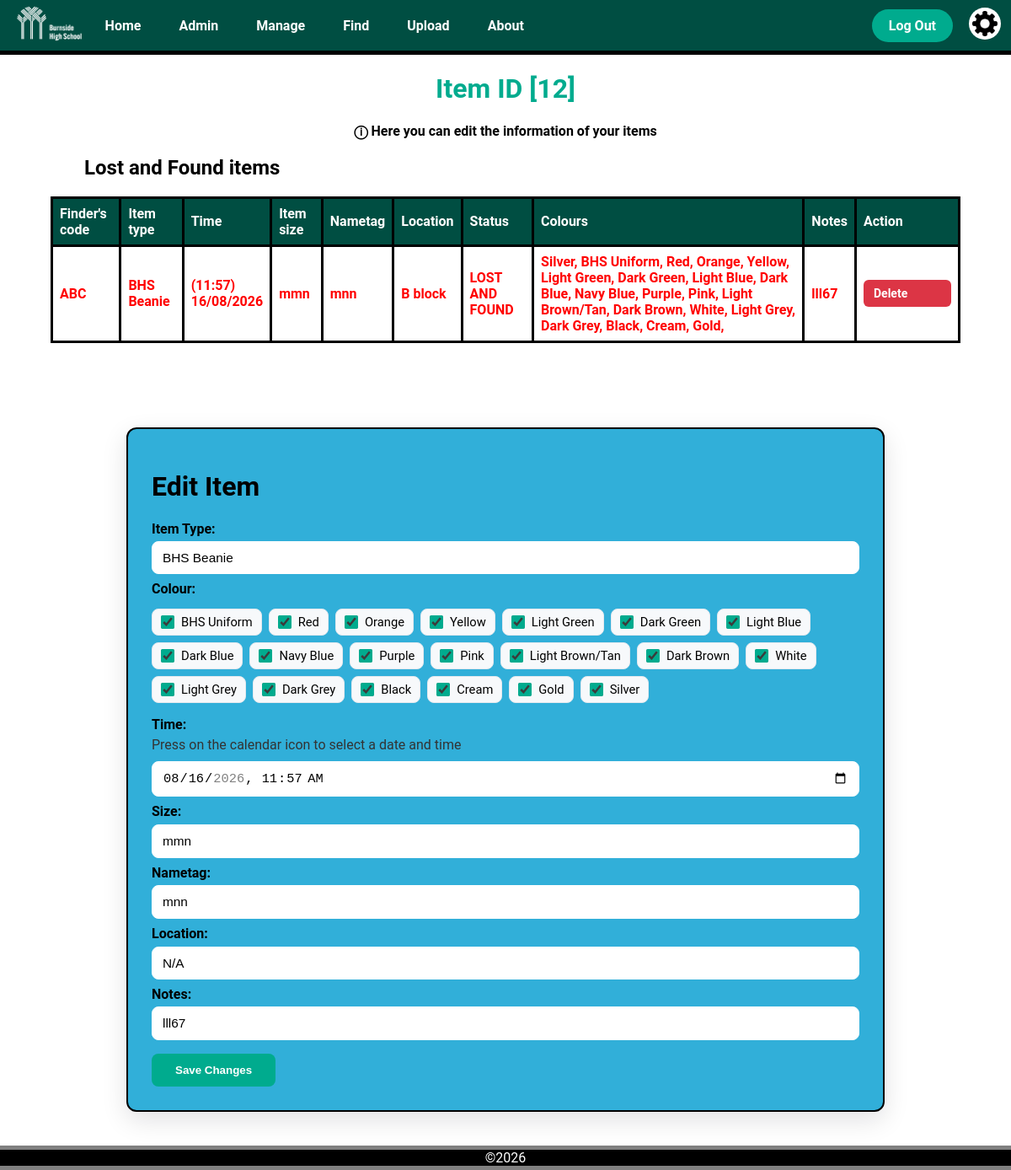
The page /item/12 (signed in) on the database as committed earlier.
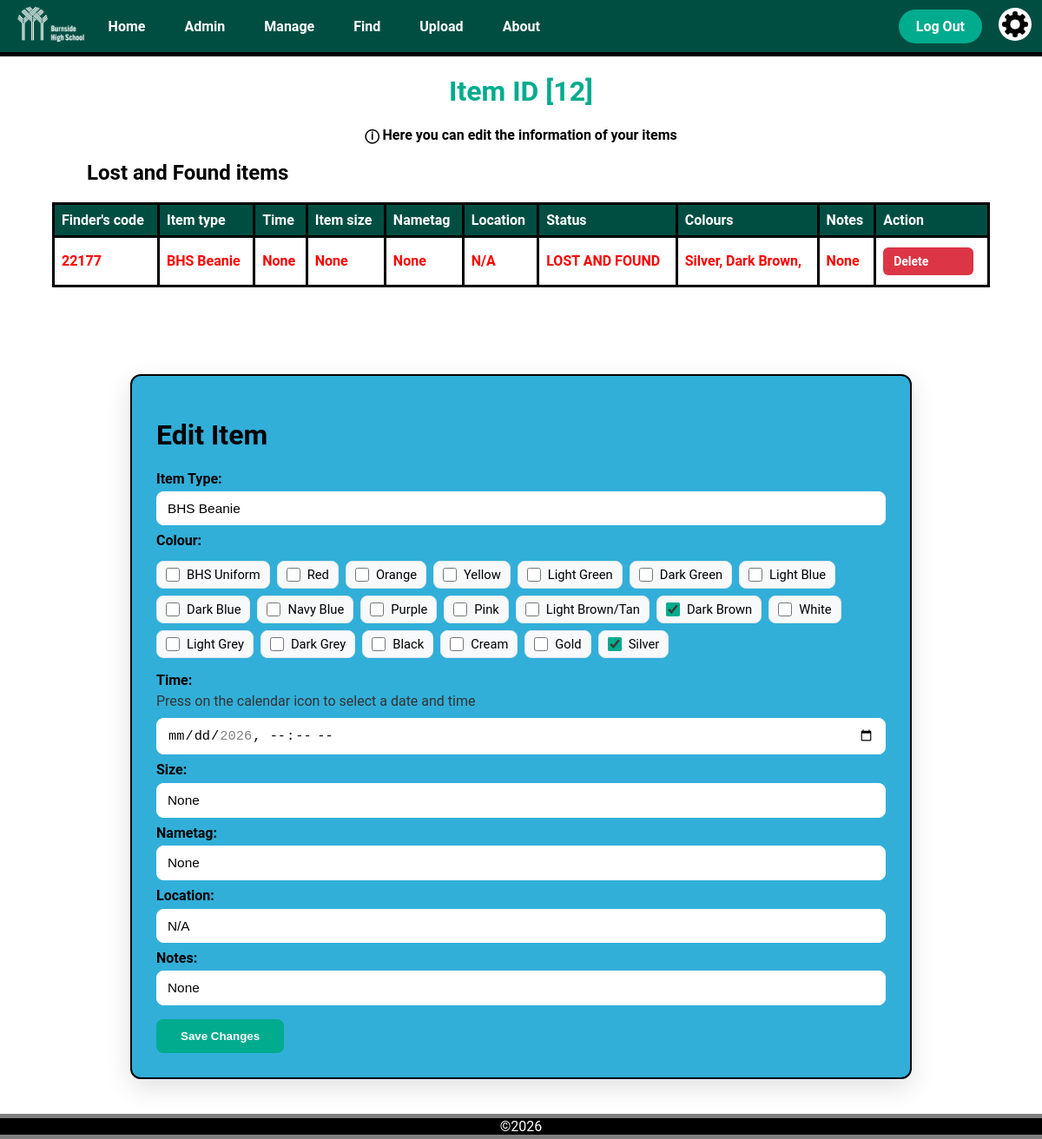
The same page on the database as committed later.
### app.py (models this page shows)
class LostItem(db.Model):
    __tablename__ = 'lost_item'
    item_id = db.Column(db.Integer, primary_key=True)
    finder_id = db.Column(db.String(6), db.ForeignKey('user.user_id'))
    item_type = db.Column(db.String(50))
    time_found = db.Column(db.String(50))
    size = db.Column(db.String(50))
    nametag = db.Column(db.String(50))
    location = db.Column(db.String(50))
    status = db.Column(db.String(50))
    notes = db.Column(db.String(50))
    colours = db.relationship('Colour', secondary='lostitem_colour', backref='lost_items')

class Colour(db.Model):
    __tablename__ = 'colour'
    colour_id = db.Column(db.Integer, primary_key=True)
    name = db.Column(db.String(50))

### app.py (the view, shortened to what this page needs)
@app.route('/item/<int:item_id>', methods=['GET', 'POST'])
@login_required
def item(item_id):
    item = LostItem.query.get_or_404(item_id)
    print(item.status == 'LOST AND FOUND')
    if item.status != 'LOOKING FOR' and item.status != 'LOST AND FOUND':
        abort(404)
    if current_user.school_code != str(item.finder_id) and current_user.clearance > 1:
        print('aborted')
        abort(404)
    items = [item]
    colour_names = [colour.name for colour in item.colours]
    return render_template('item.html', title='Edit Item', items=items, colour_names=colour_names, item_id=item_id)

### app.py (called while the page is built)
@login_manager.user_loader
def load_user(user_id):
    return User.query.get(int(user_id))

@app.context_processor
def inject_variables():
    return dict(show_footer=True,
                logged_in=current_user.is_authenticated,
                current_user_clearance=session.get('clearance'),
                min_time="2026-01-01T00:00",
                current_time=datetime.now().strftime("%Y-%m-%dT%H:%M")
                )

@app.before_request
def before_request():
    if request.endpoint in ['logout', 'static']:
        return
    if current_user.is_authenticated is True and current_user.clearance == 3:
        return render_template("error.html",
                               title="Forbidden",
                               error_title="Your account has been disabled",
                               error_message="Please contact an administrator")

### templates/item.html (shortened to what this page needs)
{% extends "layout.html" %}
{% block content %}
<h1 class="title">Item ID [{{item_id}}]</h1>
<div class="info_text">
  <p>ⓘ Here you can edit the information of your items</p>
</div>
{% for item in items %}
<table class="item_info_table">
  <h2 class="sub_heading">Lost and Found items</h2>
    <tr>
      <th class="item_info_header">Finder's code</th>
      <th class="item_info_header">Item type</th>
      <th class="item_info_header">Time</th>
      <th class="item_info_header">Item size</th>
      <th class="item_info_header">Nametag</th>
      <th class="item_info_header">Location</th>
      <th class="item_info_header">Status</th>
      <th class="item_info_header">Colours</th>
      <th class="item_info_header">Notes</th>
      <th class="item_info_header">Action</th>
    </tr>
    <tr class="item_info_row" style="background-color: white; color: red; font-weight: bold;">
      <td>{{item.finder_id}}</td>
      <td>{{item.item_type}}</td>
      <td>
        {% if item.time_found is not none %}
          ({{ item.time_found[11:16] }})<br>{{ item.time_found[8:10] }}/{{ item.time_found[5:7] }}/{{ item.time_found[0:4] }}
        {% else %}
          {{item.time_found}}
        {% endif %}
      </td>
      <td>{{item.size}}</td>
      <td>{{item.nametag}}</td>
      <td>{{item.location}}</td>
      <td>{{item.status}}</td>
      <td>
        {% if colour_names %}
            {% for colour in colour_names %}
              {{ colour }},
            {% endfor %}
        {% else %}
          None
        {% endif %}
      </td>
      <td>{{item.notes}}</td>
      <td class="edit_item_button">
        <a class="delete_button" href="/item/{{item.item_id}}/delete">Delete</a>
      </td>
    </tr>
</table>
<form method="post" action="/item/{{item.item_id}}">
    <div class="upload_form">
        <h1>Edit Item</h1>
        <h2 class="upload_form_subtitle">Item Type:</h2>
        <select name="item_type" class="upload_type_dropdown">
            <option value="BHS Beanie" {% if item.item_type == 'BHS Beanie' %}selected{% endif %}>BHS Beanie</option>
        </select>
        <h2 class="upload_form_subtitle">Colour:</h2>
        <fieldset class='upload_colour_selection'>
            <label>
                <input type="checkbox" name="colours[]" value="BHS Uniform" {% if 'BHS Uniform' in colour_names %}checked{% endif %}> BHS Uniform
            </label>
            <label>
                <input type="checkbox" name="colours[]" value="Red" {% if 'Red' in colour_names %}checked{% endif %}> Red
            </label>
            <label>
                <input type="checkbox" name="colours[]" value="Orange" {% if 'Orange' in colour_names %}checked{% endif %}> Orange
            </label>
            <label>
                <input type="checkbox" name="colours[]" value="Yellow" {% if 'Yellow' in colour_names %}checked{% endif %}> Yellow
            </label>
            <label>
                <input type="checkbox" name="colours[]" value="Light Green" {% if 'Light Green' in colour_names %}checked{% endif %}> Light Green
            </label>
            <label>
                <input type="checkbox" name="colours[]" value="Dark Green" {% if 'Dark Green' in colour_names %}checked{% endif %}> Dark Green
            </label>
            <label>
                <input type="checkbox" name="colours[]" value="Light Blue" {% if 'Light Blue' in colour_names %}checked{% endif %}> Light Blue
            </label>
            <label>
                <input type="checkbox" name="colours[]" value="Dark Blue" {% if 'Dark Blue' in colour_names %}checked{% endif %}> Dark Blue
            </label>
            <label>
                <input type="checkbox" name="colours[]" value="Navy Blue" {% if 'Navy Blue' in colour_names %}checked{% endif %}> Navy Blue
            </label>
            <label>
                <input type="checkbox" name="colours[]" value="Light Purple" {% if 'Purple' in colour_names %}checked{% endif %}> Purple
            </label>
            <label>
                <input type="checkbox" name="colours[]" value="Pink" {% if 'Pink' in colour_names %}checked{% endif %}> Pink
            </label>
            <label>
                <input type="checkbox" name="colours[]" value="Light Brown/Tan" {% if 'Light Brown/Tan' in colour_names %}checked{% endif %}> Light Brown/Tan
            </label>
            <label>
                <input type="checkbox" name="colours[]" value="Dark Brown" {% if 'Dark Brown' in colour_names %}checked{% endif %}> Dark Brown
            </label>
            <label>
                <input type="checkbox" name="colours[]" value="White" {% if 'White' in colour_names %}checked{% endif %}> White
            </label>
            <label>
                <input type="checkbox" name="colours[]" value="Light Grey" {% if 'Light Grey' in colour_names %}checked{% endif %}> Light Grey
            </label>
            <label>
                <input type="checkbox" name="colours[]" value="Dark Grey" {% if 'Dark Grey' in colour_names %}checked{% endif %}> Dark Grey
            </label>
            <label>
                <input type="checkbox" name="colours[]" value="Black" {% if 'Black' in colour_names %}checked{% endif %}> Black
            </label>
            <label>
                <input type="checkbox" name="colours[]" value="Cream" {% if 'Cream' in colour_names %}checked{% endif %}> Cream
            </label>
            <label>
                <input type="checkbox" name="colours[]" value="Gold" {% if 'Gold' in colour_names %}checked{% endif %}> Gold
            </label>
            <label>
                <input type="checkbox" name="colours[]" value="Silver" {% if 'Silver' in colour_names %}checked{% endif %}> Silver
            </label>
        </fieldset>
        <h2 class="upload_form_subtitle">Time:</h2>
        <p>Press on the calendar icon to select a date and time</p>
        <input class='upload_datetime' type="datetime-local" name="time_found" value="{{item.time_found}}" min="{{min_time}}" max="{{current_time}}">
        <h2 class="upload_form_subtitle">Size:</h2>
        <input class='upload_text_box' type="text" name="size" maxlength="10" value="{{item.size}}">
        <h2 class="upload_form_subtitle">Nametag:</h2>
        <input type="text" name="nametag" value="{{item.nametag}}">
        <h2 class="upload_form_subtitle">Location:</h2>
        <select name="location" class="upload_type_dropdown">
            <option value="N/A">N/A</option>
        </select>
        <h2 class="upload_form_subtitle">Notes:</h2>
        <input class='upload_text_box' type="text" name="notes" value="{{item.notes}}">
        <div class="upload_submit_button">
            <input type="submit" value="Save Changes">
        </div>
    </div>
</form>
{% endfor  %}
{% endblock %}

### templates/layout.html (shortened to what this page needs)
<!DOCTYPE html>
<html lang="en">
<head>
    <link rel="stylesheet" href="{{ url_for('static', filename='css/style.css') }}">
</head>
<body>
    <nav>{% include "navigation.html"%}</nav>
    <main>{% block content %} {% endblock %}</main>
    {% if show_footer %}
    <footer>
        ©2026
    </footer>
    {% endif %}
</body>
</html>

### templates/navigation.html
<div class="navigation_bar">
    <a href="/home">
            <img src="/static/images/Burnside Logo - Secondary Horizontal stacked - white RGB.png" alt="Burnside Logo" class="burnside_logo">
    </a>
    <div class="navigation_links">
        <a href="/home">Home</a>
        {% if current_user_clearance %}
            {% if current_user_clearance <=1 %}
            <a href="/admin">Admin</a>
            <a href="/account_manager">Manage</a>
            {% endif %}
        {% endif %}
        <a href="/find">Find</a>
        <a href="/upload">Upload</a>
        <a href="/about">About</a>
    </div>
    {% if logged_in %}
    <div class="navigation_buttons">
        <div class="signlog">
            <a href="/logout">Log Out</a>
        </div>
        <a class="settings_button" href="/settings">
            <img src="/static/images/settings_button.png" alt="Settings">
        </a>
    </div>
    {% else %}
    <div class="signlog">
        <a href="/login">Login</a>
        <a href="/signup">Signup</a>
    </div>
    {% endif %}
</div>

### static/css/style.css (style rules this page uses)
body { background-color: white; font-family: "Roboto", sans-serif; margin: 0; padding: 0; color: black; min-height: 100vh; display: flex; flex-direction: column; }
main { flex: 1; }
.title { text-align: center; color: var(--bhs_turquoise); }
:root { --bhs_dark_green: #004e42; --dark-emerald: #0b6e4fff; --bhs_turquoise: #00ab8e; --soft-fawn: #ddb771ff; --transition-time: 0.3s; }
.burnside_logo { height: 55px; width: auto; object-fit: contain; }
.edit_item_button { text-align: center; vertical-align: middle; padding: 10px; }
.edit_item_button a { display: inline-block; width: 80px; padding: 8px 12px; margin: 3px 0; border-radius: 6px; text-decoration: none; font-size: 14px; font-weight: 600; transition: 0.2s ease; }
.delete_button { background-color: #dc3545; color: white; }
.info_text { text-align: center; }
.info_text p { text-align: center; font-weight: bold; }
.navigation_bar { background-color: var(--bhs_dark_green); display: flex; justify-content: flex-start; align-items: center; gap: 0; padding: 0 12px; margin-left: 0; border-bottom: 5px solid black; height: 60px; position: relative; }
.navigation_links { display: flex; align-items: center; }
.navigation_links a { margin-right: 5px; padding: 20px 20px; border-radius: 2px; color: white; font-weight: bold; text-decoration: none; height: 100%; transition: var(--transition-time) ease; }
.signlog a { margin-right: 0px; margin-left: 9px; background-color: var(--bhs_turquoise); color:white; padding: 10px 20px; border-radius: 50px; font-weight: bold; text-decoration: none; transition: var(--transition-time) ease; }
.navigation_buttons, .signlog { margin-left: auto; display: flex; align-items: center; gap: 10px; }
.signlog, .settings_button { display: inline-block; vertical-align: middle; }
.settings_button img { width: 30px; height: 30px; margin: 0; padding: 4px; background-color: white; border-radius: 100%; cursor: pointer; margin-left: 9px; }
.sub_heading { text-align: left; color: black; margin-left: 100px; }
.item_info_table { border-collapse: collapse; width: 90%; margin: 0 auto 100px auto; text-align: left; color: black; border: 3px solid black; }
.item_info_table th { border: 3px solid black; text-align: left; padding: 8px; color: white; }
.item_info_table td { border: 3px solid black; text-align: left; padding: 8px; }
.item_info_header { background-color: var(--bhs_dark_green); }
.item_info_row:nth-child(even) { background-color: rgb(184, 193, 189); }
.upload_form { background-color: rgb(49, 175, 217); max-width: 900px; margin: 2.5rem auto; padding: 1.75rem; border-radius: 12px; box-shadow: 0 10px 30px rgba(2,6,23,0.12); border: 2px solid black; color: black; box-sizing: border-box; }
.upload_form h2.upload_form_subtitle { margin: 0.5rem 0 0.35rem 0; font-size: 1rem; color: black; font-weight: 700; }
.upload_form p { margin: 0 0 0.6rem 0; color: #333333; }
.upload_type_dropdown, .upload_datetime, .upload_text_box, .upload_form input[type="text"] { width: 100%; padding: 10px 12px; border-radius: 8px; border: 1px solid white; background-color: white; box-sizing: border-box; font-size: 0.96rem; }
.upload_type_dropdown, .upload_datetime { appearance: none; cursor: pointer; }
.upload_colour_selection { display: flex; flex-wrap: wrap; gap: 0.5rem; padding: 0.5rem 0; border: none; margin: 0 0 0.5rem 0; cursor: pointer; }
.upload_colour_selection label { display: inline-flex; align-items: center; gap: 0.5rem; padding: 6px 10px; border-radius: 8px; background: #f7f9fb; border: 1px solid #e3e8ee; cursor: pointer; font-size: 0.92rem; }
.upload_colour_selection input[type="checkbox"] { margin: 0; width: 16px; height: 16px; accent-color: var(--bhs_turquoise); }
.upload_submit_button { display: flex; justify-content: flex-start; margin-top: 1rem; }
.upload_submit_button input { background-color: var(--bhs_turquoise); color: white; padding: 10px 26px; border-radius: 8px; border: 2px solid transparent; font-weight: 700; cursor: pointer; transition: var(--transition-time) ease; }
footer { background-color: #000000; border-top: 5px solid grey; border-bottom: 5px solid grey; text-align: center; color: white; width: 100%; }

Rows that differ between the two databases and show on the page:
changed LostItem "BHS Beanie": loses Colour (name "BHS Uniform"); loses Colour (name "Red"); loses Colour (name "Orange"); loses Colour (name "Yellow"); loses Colour (name "Light Green"); loses Colour (name "Dark Green"); loses Colour (name "Light Blue"); loses Colour (name "Dark Blue"); loses Colour (name "Navy Blue"); loses Colour (name "Purple"); loses Colour (name "Pink"); loses Colour (name "Light Brown/Tan"); loses Colour (name "White"); loses Colour (name "Light Grey"); loses Colour (name "Dark Grey"); loses Colour (name "Black"); loses Colour (name "Cream"); loses Colour (name "Gold"); finder_id "ABC" → "22177"; size "mmn" → "None"; nametag "mnn" → "None"; location "B block" → "N/A"; notes "lll67" → "None"; if "☑" → "☐"; time_found "08/16/2026 11:57" → "None"; time_found "11:57" → (not shown); time_found "16" → (not shown); time_found "08" → (not shown); time_found "2026" → (not shown)
